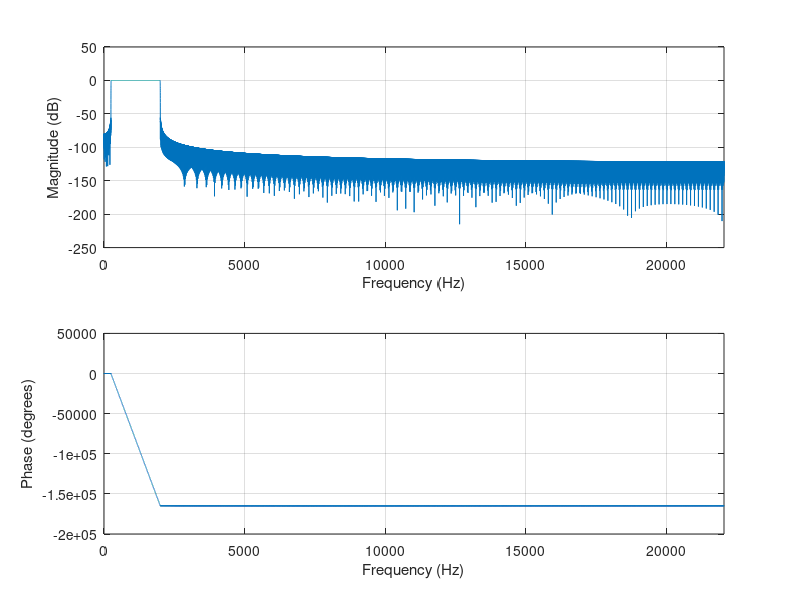

MATLAB code to generate this figure:
function y = myFIR()
  clear
  close all
  # cutoffFreq, type, order ,fs, input
  pkg load signal;
 % The filter type can be specified with one of the following strings:
 % "low", "high", "stop", "pass", "bandpass", "DC-0", or "DC-1". The default is
 % "low" if cutoffFreq is a scalar,
 % "pass" if cutoffFreq is a pair, or "DC-0" if cutoffFreq is a vector with
 % more than 2 elements.

% low:  23000 cf = 250
% pass: 23000 cf =  [250, 2000]
% high: 23000 cf = 2000

 cutoff_freq = [250, 2000];
 fs = 44100;
 filter_type = "pass";
 order = 23000;

%Normalize cutoff
normal_cutoff = cutoff_freq / (0.5 * fs);
#plot(normal_cutoff)
%FIR typed Pass Filter

imp_response = fir1(order, normal_cutoff, filter_type);

freqz(imp_response, 1, [],fs);

#y = filter(imp_response, 1, input_signal);
# plot(y);
# title('filtred signal');
end
